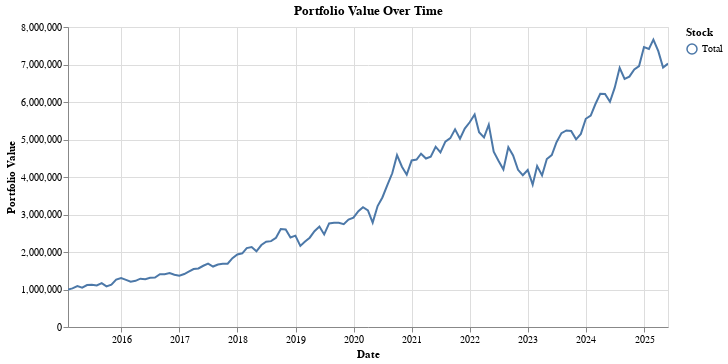
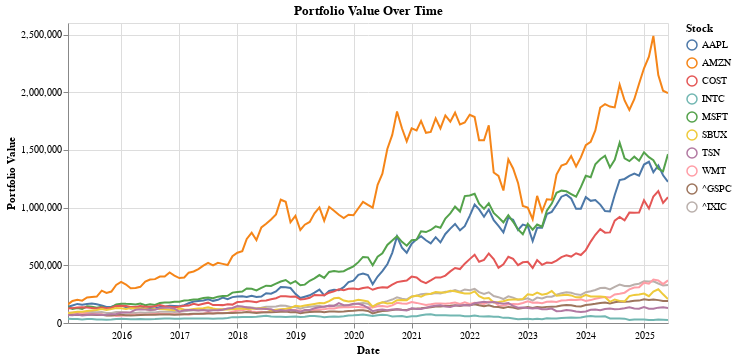

Here is the notebook cell these charts were saved with, in order:
### Markdown cell above
### Optimized Portfolio Visualization

This chart shows how your portfolio performs after optimization — where the weights were adjusted to target a better return/risk profile. Each line represents an individual stock’s contribution to portfolio value over time.

Compare this plot with the initial version to see if:
  - Fewer stocks dominate the performance
  - Fluctuations are smaller (less risk)
  - The total trend is smoother or steeper

Logic Check:
A good optimization often leads to fewer volatile movements and better risk-adjusted growth.

### Code cell
initial_portfolio_val = 1e6

optimized_allocations = optimizedResults[0].to_dict()


optimized_returns = calculate_returns(initial_portfolio_val, dataframes, optimized_allocations)

graph_returns(optimized_returns, True, True)

### Figure 1 — Vega-Lite specification as saved in the notebook (floating-point values rounded to 4 significant figures)
{"config": {"view": {"continuousWidth": 300, "continuousHeight": 300}}, "layer": [{"mark": {"type": "line"}, "encoding": {"color": {"field": "Stock", "title": "Stock", "type": "nominal"}, "x": {"field": "Date", "title": "Date", "type": "temporal"}, "y": {"field": "Value", "title": "Portfolio Value", "type": "quantitative"}}, "name": "view_5"}, {"mark": {"type": "point"}, "encoding": {"color": {"field": "Stock", "title": "Stock", "type": "nominal"}, "opacity": {"condition": [{"param": "param_5", "value": 1, "empty": false}], "value": 0}, "x": {"field": "Date", "title": "Date", "type": "temporal"}, "y": {"field": "Value", "title": "Portfolio Value", "type": "quantitative"}}}, {"mark": {"type": "rule", "color": "gray"}, "encoding": {"opacity": {"condition": [{"param": "param_5", "value": 0.3, "empty": false}], "value": 0}, "tooltip": [{"field": "Date", "title": "Date", "type": "temporal"}, {"field": "Total", "format": ".2f", "type": "quantitative"}], "x": {"field": "Date", "type": "temporal"}}, "name": "view_6", "transform": [{"pivot": "Stock", "value": "Value", "groupby": ["Date"]}]}], "data": {"name": "data-31e4df415bf8884b6035b4b29180668c"}, "height": 300, "params": [{"name": "param_6", "select": {"type": "interval", "encodings": ["x", "y"]}, "bind": "scales", "views": ["view_5"]}, {"name": "param_5", "select": {"type": "point", "fields": ["Date"], "nearest": true, "on": "mouseover"}, "views": ["view_6"]}], "title": "Portfolio Value Over Time", "width": 600, "$schema": "https://vega.github.io/schema/vega-lite/v5.20.1.json", "datasets": {"data-31e4df415bf8884b6035b4b29180668c": [{"Date": "2015-01-31T00:00:00-05:00", "Stock": "Total", "Value": 1000000.0}, {"Date": "2015-02-28T00:00:00-05:00", "Stock": "Total", "Value": 1030000.0}, {"Date": "2015-03-31T00:00:00-04:00", "Stock": "Total", "Value": 1090000.0}, {"Date": "2015-04-30T00:00:00-04:00", "Stock": "Total", "Value": 1050000.0}, {"Date": "2015-05-31T00:00:00-04:00", "Stock": "Total", "Value": 1119000.0}, {"Date": "2015-06-30T00:00:00-04:00", "Stock": "Total", "Value": 1126000.0}, {"Date": "2015-07-31T00:00:00-04:00", "Stock": "Total", "Value": 1106000.0}, {"Date": "2015-08-31T00:00:00-04:00", "Stock": "Total", "Value": 1168000.0}, {"Date": "2015-09-30T00:00:00-04:00", "Stock": "Total", "Value": 1083000.0}, {"Date": "2015-10-31T00:00:00-04:00", "Stock": "Total", "Value": 1127000.0}, {"Date": "2015-11-30T00:00:00-05:00", "Stock": "Total", "Value": 1262000.0}, {"Date": "2015-12-31T00:00:00-05:00", "Stock": "Total", "Value": 1306000.0}, {"Date": "2016-01-31T00:00:00-05:00", "Stock": "Total", "Value": 1258000.0}, {"Date": "2016-02-29T00:00:00-05:00", "Stock": "Total", "Value": 1210000.0}, {"Date": "2016-03-31T00:00:00-04:00", "Stock": "Total", "Value": 1231000.0}, {"Date": "2016-04-30T00:00:00-04:00", "Stock": "Total", "Value": 1289000.0}, {"Date": "2016-05-31T00:00:00-04:00", "Stock": "Total", "Value": 1276000.0}, {"Date": "2016-06-30T00:00:00-04:00", "Stock": "Total", "Value": 1310000.0}, {"Date": "2016-07-31T00:00:00-04:00", "Stock": "Total", "Value": 1318000.0}, {"Date": "2016-08-31T00:00:00-04:00", "Stock": "Total", "Value": 1408000.0}, {"Date": "2016-09-30T00:00:00-04:00", "Stock": "Total", "Value": 1407000.0}, {"Date": "2016-10-31T00:00:00-04:00", "Stock": "Total", "Value": 1440000.0}, {"Date": "2016-11-30T00:00:00-05:00", "Stock": "Total", "Value": 1395000.0}, {"Date": "2016-12-31T00:00:00-05:00", "Stock": "Total", "Value": 1368000.0}, {"Date": "2017-01-31T00:00:00-05:00", "Stock": "Total", "Value": 1412000.0}, {"Date": "2017-02-28T00:00:00-05:00", "Stock": "Total", "Value": 1477000.0}, {"Date": "2017-03-31T00:00:00-04:00", "Stock": "Total", "Value": 1545000.0}, {"Date": "2017-04-30T00:00:00-04:00", "Stock": "Total", "Value": 1561000.0}, {"Date": "2017-05-31T00:00:00-04:00", "Stock": "Total", "Value": 1633000.0}, {"Date": "2017-06-30T00:00:00-04:00", "Stock": "Total", "Value": 1690000.0}, {"Date": "2017-07-31T00:00:00-04:00", "Stock": "Total", "Value": 1613000.0}, {"Date": "2017-08-31T00:00:00-04:00", "Stock": "Total", "Value": 1667000.0}, {"Date": "2017-09-30T00:00:00-04:00", "Stock": "Total", "Value": 1684000.0}, {"Date": "2017-10-31T00:00:00-04:00", "Stock": "Total", "Value": 1687000.0}, {"Date": "2017-11-30T00:00:00-05:00", "Stock": "Total", "Value": 1835000.0}, {"Date": "2017-12-31T00:00:00-05:00", "Stock": "Total", "Value": 1935000.0}, {"Date": "2018-01-31T00:00:00-05:00", "Stock": "Total", "Value": 1966000.0}, {"Date": "2018-02-28T00:00:00-05:00", "Stock": "Total", "Value": 2104000.0}, {"Date": "2018-03-31T00:00:00-04:00", "Stock": "Total", "Value": 2133000.0}, {"Date": "2018-04-30T00:00:00-04:00", "Stock": "Total", "Value": 2018000.0}, {"Date": "2018-05-31T00:00:00-04:00", "Stock": "Total", "Value": 2186000.0}, {"Date": "2018-06-30T00:00:00-04:00", "Stock": "Total", "Value": 2274000.0}, {"Date": "2018-07-31T00:00:00-04:00", "Stock": "Total", "Value": 2290000.0}, {"Date": "2018-08-31T00:00:00-04:00", "Stock": "Total", "Value": 2381000.0}, {"Date": "2018-09-30T00:00:00-04:00", "Stock": "Total", "Value": 2615000.0}, {"Date": "2018-10-31T00:00:00-04:00", "Stock": "Total", "Value": 2602000.0}, {"Date": "2018-11-30T00:00:00-05:00", "Stock": "Total", "Value": 2386000.0}, {"Date": "2018-12-31T00:00:00-05:00", "Stock": "Total", "Value": 2436000.0}, {"Date": "2019-01-31T00:00:00-05:00", "Stock": "Total", "Value": 2162000.0}, {"Date": "2019-02-28T00:00:00-05:00", "Stock": "Total", "Value": 2274000.0}, {"Date": "2019-03-31T00:00:00-04:00", "Stock": "Total", "Value": 2381000.0}, {"Date": "2019-04-30T00:00:00-04:00", "Stock": "Total", "Value": 2553000.0}, {"Date": "2019-05-31T00:00:00-04:00", "Stock": "Total", "Value": 2680000.0}, {"Date": "2019-06-30T00:00:00-04:00", "Stock": "Total", "Value": 2469000.0}, {"Date": "2019-07-31T00:00:00-04:00", "Stock": "Total", "Value": 2763000.0}, {"Date": "2019-08-31T00:00:00-04:00", "Stock": "Total", "Value": 2779000.0}, {"Date": "2019-09-30T00:00:00-04:00", "Stock": "Total", "Value": 2782000.0}, {"Date": "2019-10-31T00:00:00-04:00", "Stock": "Total", "Value": 2743000.0}, {"Date": "2019-11-30T00:00:00-05:00", "Stock": "Total", "Value": 2863000.0}, {"Date": "2019-12-31T00:00:00-05:00", "Stock": "Total", "Value": 2917000.0}, {"Date": "2020-01-31T00:00:00-05:00", "Stock": "Total", "Value": 3089000.0}, {"Date": "2020-02-29T00:00:00-05:00", "Stock": "Total", "Value": 3193000.0}, {"Date": "2020-03-31T00:00:00-04:00", "Stock": "Total", "Value": 3112000.0}, {"Date": "2020-04-30T00:00:00-04:00", "Stock": "Total", "Value": 2784000.0}, {"Date": "2020-05-31T00:00:00-04:00", "Stock": "Total", "Value": 3225000.0}, {"Date": "2020-06-30T00:00:00-04:00", "Stock": "Total", "Value": 3454000.0}, {"Date": "2020-07-31T00:00:00-04:00", "Stock": "Total", "Value": 3783000.0}, {"Date": "2020-08-31T00:00:00-04:00", "Stock": "Total", "Value": 4099000.0}, {"Date": "2020-09-30T00:00:00-04:00", "Stock": "Total", "Value": 4583000.0}, {"Date": "2020-10-31T00:00:00-04:00", "Stock": "Total", "Value": 4273000.0}, {"Date": "2020-11-30T00:00:00-05:00", "Stock": "Total", "Value": 4062000.0}, {"Date": "2020-12-31T00:00:00-05:00", "Stock": "Total", "Value": 4443000.0}, {"Date": "2021-01-31T00:00:00-05:00", "Stock": "Total", "Value": 4465000.0}, {"Date": "2021-02-28T00:00:00-05:00", "Stock": "Total", "Value": 4622000.0}, {"Date": "2021-03-31T00:00:00-04:00", "Stock": "Total", "Value": 4493000.0}, {"Date": "2021-04-30T00:00:00-04:00", "Stock": "Total", "Value": 4544000.0}, {"Date": "2021-05-31T00:00:00-04:00", "Stock": "Total", "Value": 4808000.0}, {"Date": "2021-06-30T00:00:00-04:00", "Stock": "Total", "Value": 4658000.0}, {"Date": "2021-07-31T00:00:00-04:00", "Stock": "Total", "Value": 4943000.0}, {"Date": "2021-08-31T00:00:00-04:00", "Stock": "Total", "Value": 5036000.0}, {"Date": "2021-09-30T00:00:00-04:00", "Stock": "Total", "Value": 5273000.0}, {"Date": "2021-10-31T00:00:00-04:00", "Stock": "Total", "Value": 5021000.0}, {"Date": "2021-11-30T00:00:00-05:00", "Stock": "Total", "Value": 5291000.0}, {"Date": "2021-12-31T00:00:00-05:00", "Stock": "Total", "Value": 5460000.0}, {"Date": "2022-01-31T00:00:00-05:00", "Stock": "Total", "Value": 5666000.0}, {"Date": "2022-02-28T00:00:00-05:00", "Stock": "Total", "Value": 5193000.0}, {"Date": "2022-03-31T00:00:00-04:00", "Stock": "Total", "Value": 5057000.0}, {"Date": "2022-04-30T00:00:00-04:00", "Stock": "Total", "Value": 5393000.0}, {"Date": "2022-05-31T00:00:00-04:00", "Stock": "Total", "Value": 4678000.0}, {"Date": "2022-06-30T00:00:00-04:00", "Stock": "Total", "Value": 4434000.0}, {"Date": "2022-07-31T00:00:00-04:00", "Stock": "Total", "Value": 4202000.0}, {"Date": "2022-08-31T00:00:00-04:00", "Stock": "Total", "Value": 4792000.0}, {"Date": "2022-09-30T00:00:00-04:00", "Stock": "Total", "Value": 4576000.0}, {"Date": "2022-10-31T00:00:00-04:00", "Stock": "Total", "Value": 4191000.0}, {"Date": "2022-11-30T00:00:00-05:00", "Stock": "Total", "Value": 4046000.0}, {"Date": "2022-12-31T00:00:00-05:00", "Stock": "Total", "Value": 4188000.0}, {"Date": "2023-01-31T00:00:00-05:00", "Stock": "Total", "Value": 3796000.0}, {"Date": "2023-02-28T00:00:00-05:00", "Stock": "Total", "Value": 4293000.0}, {"Date": "2023-03-31T00:00:00-04:00", "Stock": "Total", "Value": 4044000.0}, {"Date": "2023-04-30T00:00:00-04:00", "Stock": "Total", "Value": 4478000.0}, {"Date": "2023-05-31T00:00:00-04:00", "Stock": "Total", "Value": 4583000.0}, {"Date": "2023-06-30T00:00:00-04:00", "Stock": "Total", "Value": 4929000.0}, {"Date": "2023-07-31T00:00:00-04:00", "Stock": "Total", "Value": 5170000.0}, {"Date": "2023-08-31T00:00:00-04:00", "Stock": "Total", "Value": 5242000.0}, {"Date": "2023-09-30T00:00:00-04:00", "Stock": "Total", "Value": 5228000.0}, {"Date": "2023-10-31T00:00:00-04:00", "Stock": "Total", "Value": 5005000.0}, {"Date": "2023-11-30T00:00:00-05:00", "Stock": "Total", "Value": 5150000.0}, {"Date": "2023-12-31T00:00:00-05:00", "Stock": "Total", "Value": 5552000.0}, {"Date": "2024-01-31T00:00:00-05:00", "Stock": "Total", "Value": 5639000.0}, {"Date": "2024-02-29T00:00:00-05:00", "Stock": "Total", "Value": 5939000.0}, {"Date": "2024-03-31T00:00:00-04:00", "Stock": "Total", "Value": 6220000.0}, {"Date": "2024-04-30T00:00:00-04:00", "Stock": "Total", "Value": 6212000.0}, {"Date": "2024-05-31T00:00:00-04:00", "Stock": "Total", "Value": 6006000.0}, {"Date": "2024-06-30T00:00:00-04:00", "Stock": "Total", "Value": 6383000.0}, {"Date": "2024-07-31T00:00:00-04:00", "Stock": "Total", "Value": 6912000.0}, {"Date": "2024-08-31T00:00:00-04:00", "Stock": "Total", "Value": 6613000.0}, {"Date": "2024-09-30T00:00:00-04:00", "Stock": "Total", "Value": 6676000.0}, {"Date": "2024-10-31T00:00:00-04:00", "Stock": "Total", "Value": 6865000.0}, {"Date": "2024-11-30T00:00:00-05:00", "Stock": "Total", "Value": 6958000.0}, {"Date": "2024-12-31T00:00:00-05:00", "Stock": "Total", "Value": 7464000.0}, {"Date": "2025-01-31T00:00:00-05:00", "Stock": "Total", "Value": 7415000.0}, {"Date": "2025-02-28T00:00:00-05:00", "Stock": "Total", "Value": 7664000.0}, {"Date": "2025-03-31T00:00:00-04:00", "Stock": "Total", "Value": 7357000.0}, {"Date": "2025-04-30T00:00:00-04:00", "Stock": "Total", "Value": 6917000.0}, {"Date": "2025-05-31T00:00:00-04:00", "Stock": "Total", "Value": 7024000.0}]}}

### Figure 2 — Vega-Lite specification as saved in the notebook (floating-point values rounded to 4 significant figures; data arrays with more than 128 entries replaced by an {"elided": "..."} marker saying what was removed)
{"config": {"view": {"continuousWidth": 300, "continuousHeight": 300}}, "layer": [{"mark": {"type": "line"}, "encoding": {"color": {"field": "Stock", "title": "Stock", "type": "nominal"}, "x": {"field": "Date", "title": "Date", "type": "temporal"}, "y": {"field": "Value", "title": "Portfolio Value", "type": "quantitative"}}, "name": "view_7"}, {"mark": {"type": "point"}, "encoding": {"color": {"field": "Stock", "title": "Stock", "type": "nominal"}, "opacity": {"condition": [{"param": "param_7", "value": 1, "empty": false}], "value": 0}, "x": {"field": "Date", "title": "Date", "type": "temporal"}, "y": {"field": "Value", "title": "Portfolio Value", "type": "quantitative"}}}, {"mark": {"type": "rule", "color": "gray"}, "encoding": {"opacity": {"condition": [{"param": "param_7", "value": 0.3, "empty": false}], "value": 0}, "tooltip": [{"field": "Date", "title": "Date", "type": "temporal"}, {"field": "AAPL", "format": ".2f", "type": "quantitative"}, {"field": "MSFT", "format": ".2f", "type": "quantitative"}, {"field": "^IXIC", "format": ".2f", "type": "quantitative"}, {"field": "COST", "format": ".2f", "type": "quantitative"}, {"field": "WMT", "format": ".2f", "type": "quantitative"}, {"field": "AMZN", "format": ".2f", "type": "quantitative"}, {"field": "^GSPC", "format": ".2f", "type": "quantitative"}, {"field": "SBUX", "format": ".2f", "type": "quantitative"}, {"field": "TSN", "format": ".2f", "type": "quantitative"}, {"field": "INTC", "format": ".2f", "type": "quantitative"}], "x": {"field": "Date", "type": "temporal"}}, "name": "view_8", "transform": [{"pivot": "Stock", "value": "Value", "groupby": ["Date"]}]}], "data": {"name": "data-598d1d12541cae9b3f9d81725265f7ca"}, "height": 300, "params": [{"name": "param_8", "select": {"type": "interval", "encodings": ["x", "y"]}, "bind": "scales", "views": ["view_7"]}, {"name": "param_7", "select": {"type": "point", "fields": ["Date"], "nearest": true, "on": "mouseover"}, "views": ["view_8"]}], "title": "Portfolio Value Over Time", "width": 600, "$schema": "https://vega.github.io/schema/vega-lite/v5.20.1.json", "datasets": {"data-598d1d12541cae9b3f9d81725265f7ca": {"elided": "1250 records"}}}
